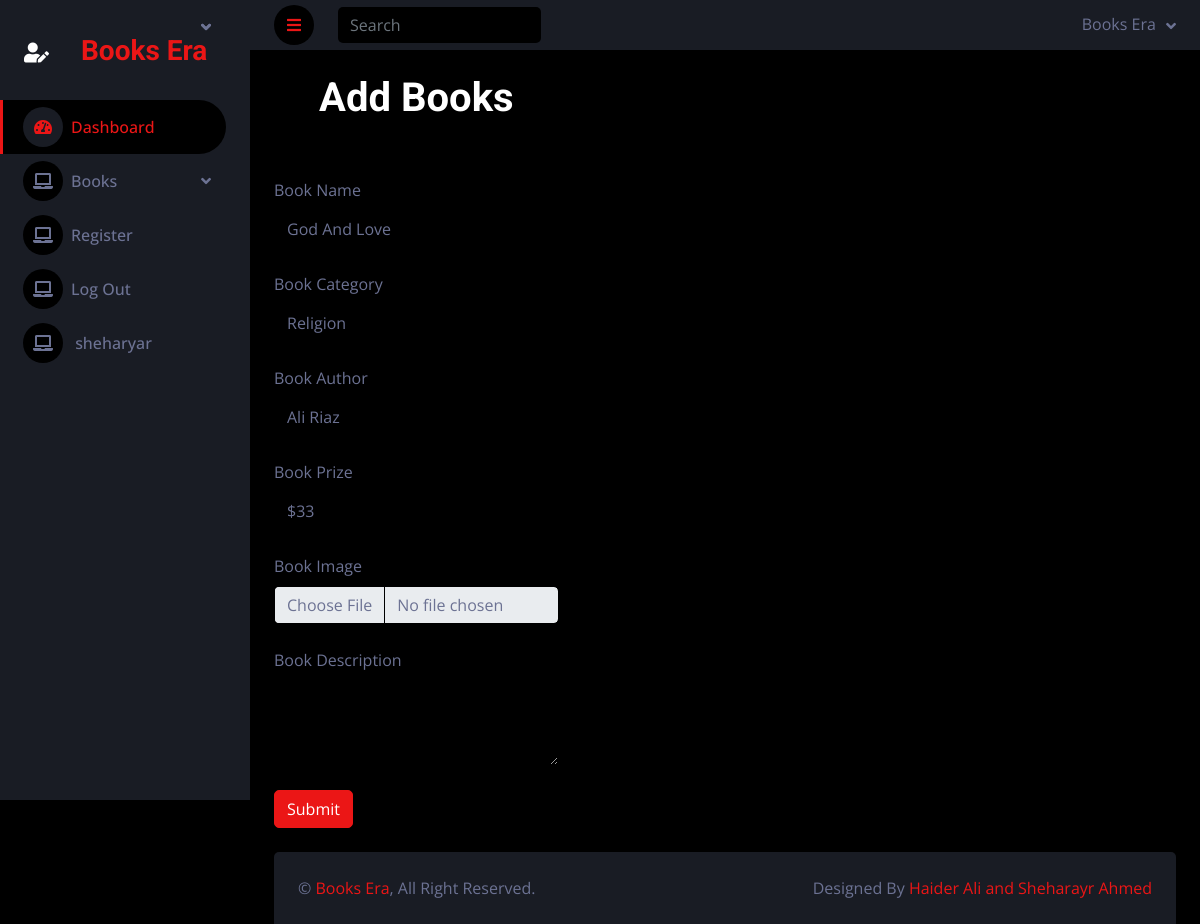
The app's page /editbook.php?id=15 (signed in) with its own data.
### tables this page shows
CREATE TABLE `book_table` (
  `id` int(11) NOT NULL,
  `book_name` varchar(50) NOT NULL,
  `book_cat` varchar(50) NOT NULL,
  `book_author` varchar(50) NOT NULL,
  `book_prize` text NOT NULL,
  `book_img` text NOT NULL,
  `book_desc` varchar(500) NOT NULL
);

### editbook.php (the view, shortened to what this page needs)
<?php
include 'header.php';
?>
<?php
  include "./config.php";
  ?>
<?php
$gid = $_GET['id'];
$query = "SELECT * FROM book_table WHERE id = '$gid'";
$result = mysqli_query($con, $query);
$data = mysqli_fetch_assoc($result);
$bname = $data['book_name'];
$bcat = $data['book_cat'];
$bauthor = $data['book_author'];
$bprize = $data['book_prize'];
$bdesc = $data['book_desc'];
?>
  <div class="container-fluid pt-4 px-4">
                <div class="row">
                   <div class="col-lg-4 text-center">
                    <h1>Add Books</h1>
                   </div>
                </div>
                <div class="row mt-4">
                    <div class="col-lg-4">
                    <form action="" method="post" enctype="multipart/form-data">
    <div class="form-group">
      <label for="exampleInputEmail1" class="form-label mt-4">Book Name</label>
      <input type="text" name="bookname" class="form-control" id="exampleInputEmail1" aria-describedby="emailHelp" placeholder="Book Name" value="<?php echo $bname ?>">
    </div>
    <div class="form-group">
      <label for="exampleInputEmail1" class="form-label mt-4">Book Category</label>
      <input type="text" name="bookcat" class="form-control" id="exampleInputEmail1" aria-describedby="emailHelp" placeholder="Book Category" value="<?php echo $bcat ?>">
    </div>
    <div class="form-group">
      <label for="exampleInputEmail1" class="form-label mt-4">Book Author</label>
      <input type="text" name="bookauthor" class="form-control" id="exampleInputEmail1" aria-describedby="emailHelp" placeholder="Book Author" value="<?php echo $bauthor ?>">
    </div>
    <div class="form-group">
      <label for="exampleInputEmail1" class="form-label mt-4">Book Prize</label>
      <input type="text" name="bookprize" class="form-control" id="exampleInputEmail1" aria-describedby="emailHelp" placeholder="Book Prize" value="<?php echo $bprize ?>">
    </div>
    <div class="form-group">
      <label for="exampleInputEmail1" class="form-label mt-4">Book Image</label>
      <input type="file" name="bookimage" class="form-control" id="exampleInputEmail1" aria-describedby="emailHelp" placeholder="Book Image" accept="image/*">
    </div>
    <div class="form-group">
      <label for="exampleTextarea" class="form-label mt-4">Book Description</label>
      <textarea class="form-control" name="bookdesc" id="exampleTextarea" value="<?php echo $bdesc ?>" rows="3"></textarea>
    </div>
    <button type="submit" name="btnsub" value="Submit" class="btn btn-primary mt-4">Submit</button>
    </form>
                    </div>
                </div>
            </div>
<?php
include 'footer.php';
?>

### style.css (style rules this page uses)
:root { --primary: #EB1616; --secondary: #191C24; --light: #6C7293; --dark: #000000; }
.btn { transition: .5s; }

### records on screen
book_table: bookname "God And Love", bookcat "Religion", bookauthor "Ali Riaz", bookprize "$33"

### other values on screen
$_SESSION['name'] "sheharyar"
